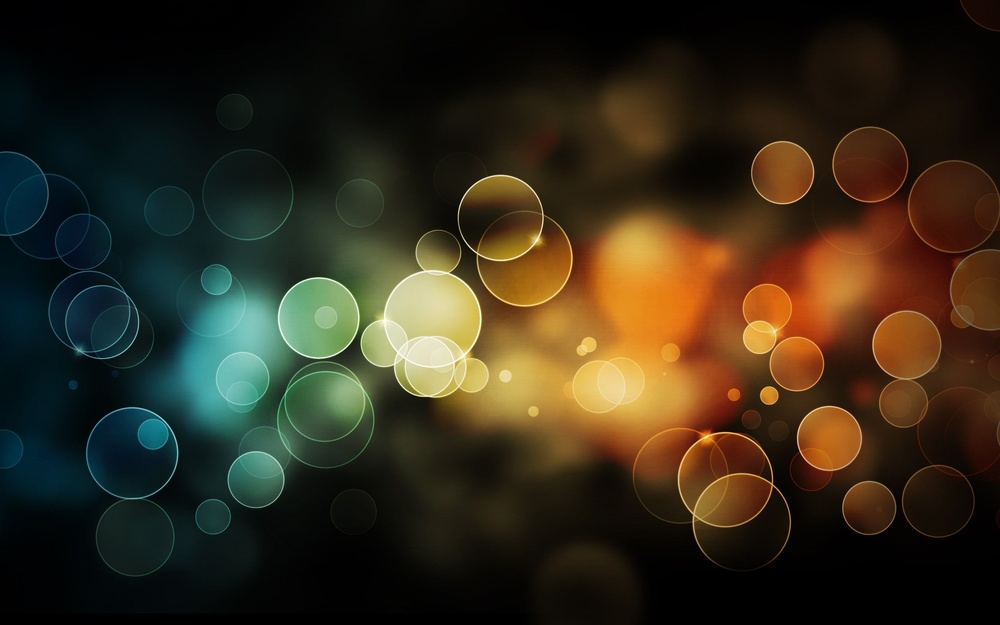
%> input picture HomeWorks/Channel Sepration Program and files/1.jpg, 1000 x 625 px, shrunk from 2560 x 1600 before the run
$ octave Program.m   (GNU Octave 9; MATLAB toolbox functions it lacks are replaced by stand-ins)
%> lines starting %> are read from the running program, lines starting %| are printed output that depends on the picture
img=imread('1.jpg');
%> img is the input picture: size 625x1000x3 uint8; mean R, G, B 51.4, 43.4, 26.9
red=img(:,:,1);
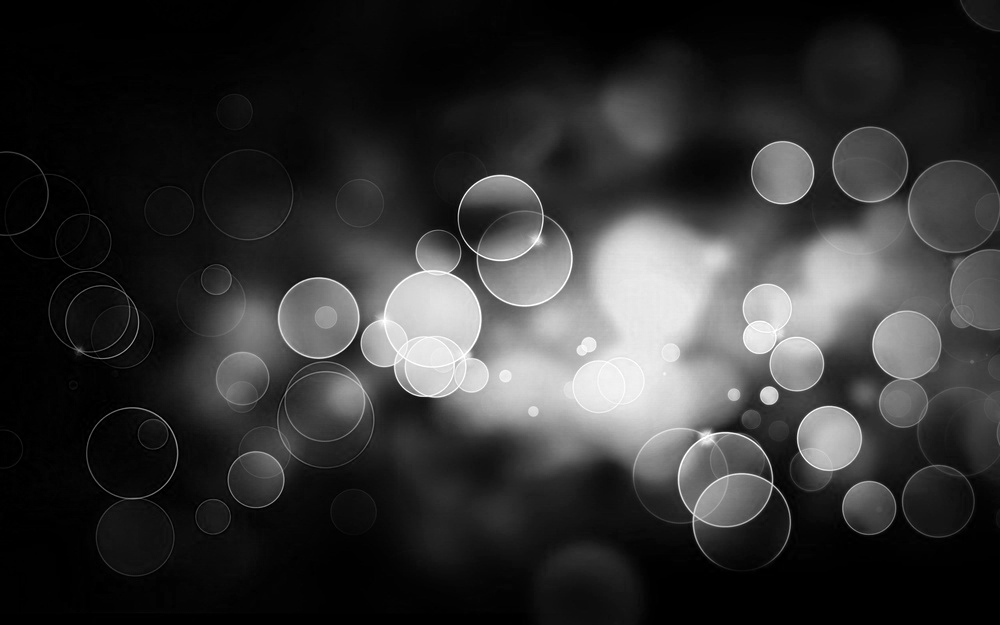
%> red: size 625x1000 uint8; min 0, max 255, mean 51.4
green=img(:,:,2);
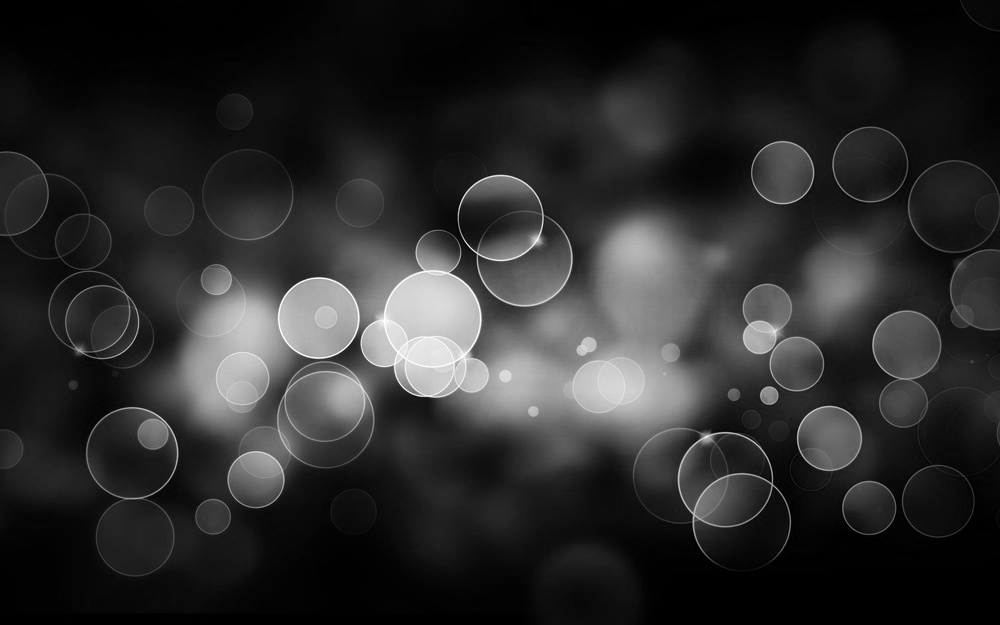
%> green: size 625x1000 uint8; min 0, max 255, mean 43.4
blue=img(:,:,3);
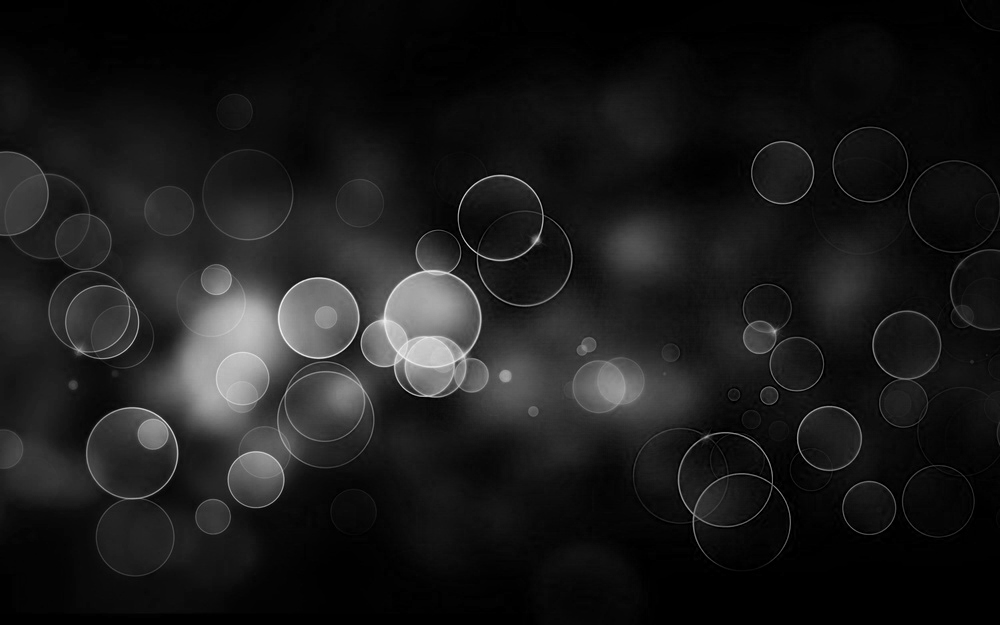
%> blue: size 625x1000 uint8; min 0, max 241, mean 26.9
figure;
subplot(2,3,2),imshow(img);
title('ORIGINAL');
subplot(2,3,4),imshow(red);
title('RED');
subplot(2,3,5),imshow(green);
title('GREEN');
subplot(2,3,6),imshow(blue);
title('BLUE');
newimg(:,:,1)=green;
newimg(:,:,2)=blue;
newimg(:,:,3)=red;
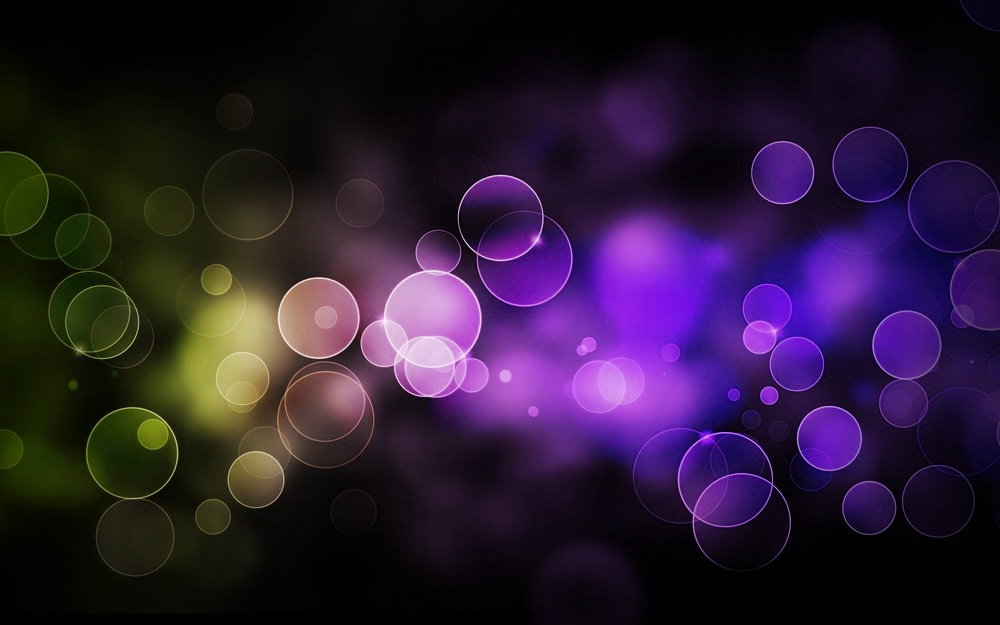
%> newimg: size 625x1000x3 uint8; mean R, G, B 43.4, 26.9, 51.4
figure;
imshow(newimg);
title('Channel exchanged');
